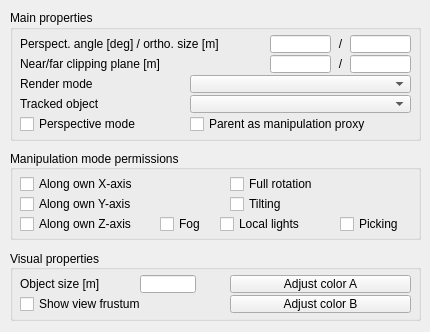
<?xml version="1.0" encoding="UTF-8"?>
<ui version="4.0">
 <class>CQDlgCameras</class>
 <widget class="QDialog" name="CQDlgCameras">
  <property name="geometry">
   <rect>
    <x>0</x>
    <y>0</y>
    <width>430</width>
    <height>332</height>
   </rect>
  </property>
  <property name="windowTitle">
   <string>Camera Properties</string>
  </property>
  <property name="locale">
   <locale language="English" country="UnitedStates"/>
  </property>
  <widget class="QGroupBox" name="groupBox">
   <property name="geometry">
    <rect>
     <x>10</x>
     <y>10</y>
     <width>411</width>
     <height>131</height>
    </rect>
   </property>
   <property name="locale">
    <locale language="English" country="UnitedStates"/>
   </property>
   <property name="title">
    <string>Main properties</string>
   </property>
   <property name="flat">
    <bool>false</bool>
   </property>
   <widget class="QLabel" name="label">
    <property name="geometry">
     <rect>
      <x>10</x>
      <y>25</y>
      <width>241</width>
      <height>18</height>
     </rect>
    </property>
    <property name="text">
     <string>Perspect. angle [deg] / ortho. size [m]</string>
    </property>
   </widget>
   <widget class="QLineEdit" name="qqPerspectiveProjectionAngle">
    <property name="geometry">
     <rect>
      <x>260</x>
      <y>25</y>
      <width>61</width>
      <height>18</height>
     </rect>
    </property>
   </widget>
   <widget class="QLineEdit" name="qqOrthographicProjectionSize">
    <property name="geometry">
     <rect>
      <x>340</x>
      <y>25</y>
      <width>61</width>
      <height>18</height>
     </rect>
    </property>
   </widget>
   <widget class="QLabel" name="label_3">
    <property name="geometry">
     <rect>
      <x>10</x>
      <y>45</y>
      <width>241</width>
      <height>18</height>
     </rect>
    </property>
    <property name="text">
     <string>Near/far clipping plane [m]</string>
    </property>
   </widget>
   <widget class="QLineEdit" name="qqNearClipping">
    <property name="geometry">
     <rect>
      <x>260</x>
      <y>45</y>
      <width>61</width>
      <height>18</height>
     </rect>
    </property>
   </widget>
   <widget class="QLineEdit" name="qqFarClipping">
    <property name="geometry">
     <rect>
      <x>340</x>
      <y>45</y>
      <width>61</width>
      <height>18</height>
     </rect>
    </property>
   </widget>
   <widget class="QLabel" name="label_5">
    <property name="geometry">
     <rect>
      <x>10</x>
      <y>85</y>
      <width>151</width>
      <height>18</height>
     </rect>
    </property>
    <property name="text">
     <string>Tracked object</string>
    </property>
   </widget>
   <widget class="QComboBox" name="qqTrackedCombo">
    <property name="geometry">
     <rect>
      <x>180</x>
      <y>85</y>
      <width>221</width>
      <height>18</height>
     </rect>
    </property>
    <property name="maxVisibleItems">
     <number>50</number>
    </property>
   </widget>
   <widget class="QCheckBox" name="qqPerspectiveMode">
    <property name="geometry">
     <rect>
      <x>10</x>
      <y>105</y>
      <width>171</width>
      <height>18</height>
     </rect>
    </property>
    <property name="focusPolicy">
     <enum>Qt::StrongFocus</enum>
    </property>
    <property name="text">
     <string>Perspective mode</string>
    </property>
   </widget>
   <widget class="QCheckBox" name="qqManipProxy">
    <property name="geometry">
     <rect>
      <x>180</x>
      <y>105</y>
      <width>221</width>
      <height>18</height>
     </rect>
    </property>
    <property name="focusPolicy">
     <enum>Qt::StrongFocus</enum>
    </property>
    <property name="text">
     <string>Parent as manipulation proxy</string>
    </property>
   </widget>
   <widget class="QLabel" name="label_7">
    <property name="geometry">
     <rect>
      <x>320</x>
      <y>45</y>
      <width>21</width>
      <height>18</height>
     </rect>
    </property>
    <property name="text">
     <string>/</string>
    </property>
    <property name="alignment">
     <set>Qt::AlignCenter</set>
    </property>
   </widget>
   <widget class="QLabel" name="label_8">
    <property name="geometry">
     <rect>
      <x>320</x>
      <y>25</y>
      <width>21</width>
      <height>18</height>
     </rect>
    </property>
    <property name="text">
     <string>/</string>
    </property>
    <property name="alignment">
     <set>Qt::AlignCenter</set>
    </property>
   </widget>
   <widget class="QLabel" name="label_9">
    <property name="geometry">
     <rect>
      <x>10</x>
      <y>65</y>
      <width>151</width>
      <height>18</height>
     </rect>
    </property>
    <property name="text">
     <string>Render mode</string>
    </property>
   </widget>
   <widget class="QComboBox" name="qqRenderModeCombo">
    <property name="geometry">
     <rect>
      <x>180</x>
      <y>65</y>
      <width>221</width>
      <height>18</height>
     </rect>
    </property>
   </widget>
  </widget>
  <widget class="QGroupBox" name="groupBox_2">
   <property name="geometry">
    <rect>
     <x>10</x>
     <y>150</y>
     <width>411</width>
     <height>90</height>
    </rect>
   </property>
   <property name="locale">
    <locale language="English" country="UnitedStates"/>
   </property>
   <property name="title">
    <string>Manipulation mode permissions</string>
   </property>
   <property name="alignment">
    <set>Qt::AlignLeading|Qt::AlignLeft|Qt::AlignVCenter</set>
   </property>
   <property name="flat">
    <bool>false</bool>
   </property>
   <widget class="QCheckBox" name="qqAlongX">
    <property name="geometry">
     <rect>
      <x>10</x>
      <y>25</y>
      <width>141</width>
      <height>18</height>
     </rect>
    </property>
    <property name="focusPolicy">
     <enum>Qt::StrongFocus</enum>
    </property>
    <property name="text">
     <string>Along own X-axis</string>
    </property>
   </widget>
   <widget class="QCheckBox" name="qqAlongY">
    <property name="geometry">
     <rect>
      <x>10</x>
      <y>45</y>
      <width>141</width>
      <height>18</height>
     </rect>
    </property>
    <property name="focusPolicy">
     <enum>Qt::StrongFocus</enum>
    </property>
    <property name="text">
     <string>Along own Y-axis</string>
    </property>
   </widget>
   <widget class="QCheckBox" name="qqAlongZ">
    <property name="geometry">
     <rect>
      <x>10</x>
      <y>65</y>
      <width>141</width>
      <height>18</height>
     </rect>
    </property>
    <property name="focusPolicy">
     <enum>Qt::StrongFocus</enum>
    </property>
    <property name="text">
     <string>Along own Z-axis</string>
    </property>
   </widget>
   <widget class="QCheckBox" name="qqFullRotation">
    <property name="geometry">
     <rect>
      <x>220</x>
      <y>25</y>
      <width>181</width>
      <height>18</height>
     </rect>
    </property>
    <property name="focusPolicy">
     <enum>Qt::StrongFocus</enum>
    </property>
    <property name="text">
     <string>Full rotation</string>
    </property>
   </widget>
   <widget class="QCheckBox" name="qqTilting">
    <property name="geometry">
     <rect>
      <x>220</x>
      <y>45</y>
      <width>181</width>
      <height>18</height>
     </rect>
    </property>
    <property name="focusPolicy">
     <enum>Qt::StrongFocus</enum>
    </property>
    <property name="text">
     <string>Tilting</string>
    </property>
   </widget>
   <widget class="QCheckBox" name="qqShowFog">
    <property name="geometry">
     <rect>
      <x>150</x>
      <y>65</y>
      <width>61</width>
      <height>18</height>
     </rect>
    </property>
    <property name="focusPolicy">
     <enum>Qt::StrongFocus</enum>
    </property>
    <property name="text">
     <string>Fog</string>
    </property>
   </widget>
   <widget class="QCheckBox" name="qqLocalLights">
    <property name="geometry">
     <rect>
      <x>210</x>
      <y>65</y>
      <width>121</width>
      <height>18</height>
     </rect>
    </property>
    <property name="focusPolicy">
     <enum>Qt::StrongFocus</enum>
    </property>
    <property name="text">
     <string>Local lights</string>
    </property>
   </widget>
   <widget class="QCheckBox" name="qqAllowPicking">
    <property name="geometry">
     <rect>
      <x>330</x>
      <y>65</y>
      <width>71</width>
      <height>18</height>
     </rect>
    </property>
    <property name="focusPolicy">
     <enum>Qt::StrongFocus</enum>
    </property>
    <property name="text">
     <string>Picking</string>
    </property>
   </widget>
  </widget>
  <widget class="QGroupBox" name="groupBox_3">
   <property name="geometry">
    <rect>
     <x>10</x>
     <y>250</y>
     <width>411</width>
     <height>71</height>
    </rect>
   </property>
   <property name="locale">
    <locale language="English" country="UnitedStates"/>
   </property>
   <property name="title">
    <string>Visual properties</string>
   </property>
   <property name="alignment">
    <set>Qt::AlignLeading|Qt::AlignLeft|Qt::AlignVCenter</set>
   </property>
   <property name="flat">
    <bool>false</bool>
   </property>
   <widget class="QToolButton" name="qqColorA">
    <property name="geometry">
     <rect>
      <x>220</x>
      <y>25</y>
      <width>181</width>
      <height>18</height>
     </rect>
    </property>
    <property name="focusPolicy">
     <enum>Qt::StrongFocus</enum>
    </property>
    <property name="text">
     <string>Adjust color A</string>
    </property>
   </widget>
   <widget class="QToolButton" name="qqColorB">
    <property name="geometry">
     <rect>
      <x>220</x>
      <y>45</y>
      <width>181</width>
      <height>18</height>
     </rect>
    </property>
    <property name="focusPolicy">
     <enum>Qt::StrongFocus</enum>
    </property>
    <property name="text">
     <string>Adjust color B</string>
    </property>
   </widget>
   <widget class="QLineEdit" name="qqSize">
    <property name="geometry">
     <rect>
      <x>130</x>
      <y>25</y>
      <width>56</width>
      <height>18</height>
     </rect>
    </property>
   </widget>
   <widget class="QLabel" name="label_6">
    <property name="geometry">
     <rect>
      <x>10</x>
      <y>25</y>
      <width>121</width>
      <height>18</height>
     </rect>
    </property>
    <property name="text">
     <string>Object size [m]</string>
    </property>
   </widget>
   <widget class="QCheckBox" name="qqShowVolume">
    <property name="geometry">
     <rect>
      <x>10</x>
      <y>45</y>
      <width>171</width>
      <height>18</height>
     </rect>
    </property>
    <property name="focusPolicy">
     <enum>Qt::StrongFocus</enum>
    </property>
    <property name="text">
     <string>Show view frustum</string>
    </property>
   </widget>
  </widget>
 </widget>
 <tabstops>
  <tabstop>qqPerspectiveProjectionAngle</tabstop>
  <tabstop>qqOrthographicProjectionSize</tabstop>
  <tabstop>qqNearClipping</tabstop>
  <tabstop>qqFarClipping</tabstop>
  <tabstop>qqRenderModeCombo</tabstop>
  <tabstop>qqTrackedCombo</tabstop>
  <tabstop>qqPerspectiveMode</tabstop>
  <tabstop>qqManipProxy</tabstop>
  <tabstop>qqAlongX</tabstop>
  <tabstop>qqAlongY</tabstop>
  <tabstop>qqAlongZ</tabstop>
  <tabstop>qqFullRotation</tabstop>
  <tabstop>qqTilting</tabstop>
  <tabstop>qqShowFog</tabstop>
  <tabstop>qqLocalLights</tabstop>
  <tabstop>qqAllowPicking</tabstop>
  <tabstop>qqSize</tabstop>
  <tabstop>qqColorA</tabstop>
  <tabstop>qqColorB</tabstop>
 </tabstops>
 <resources/>
 <connections/>
</ui>
